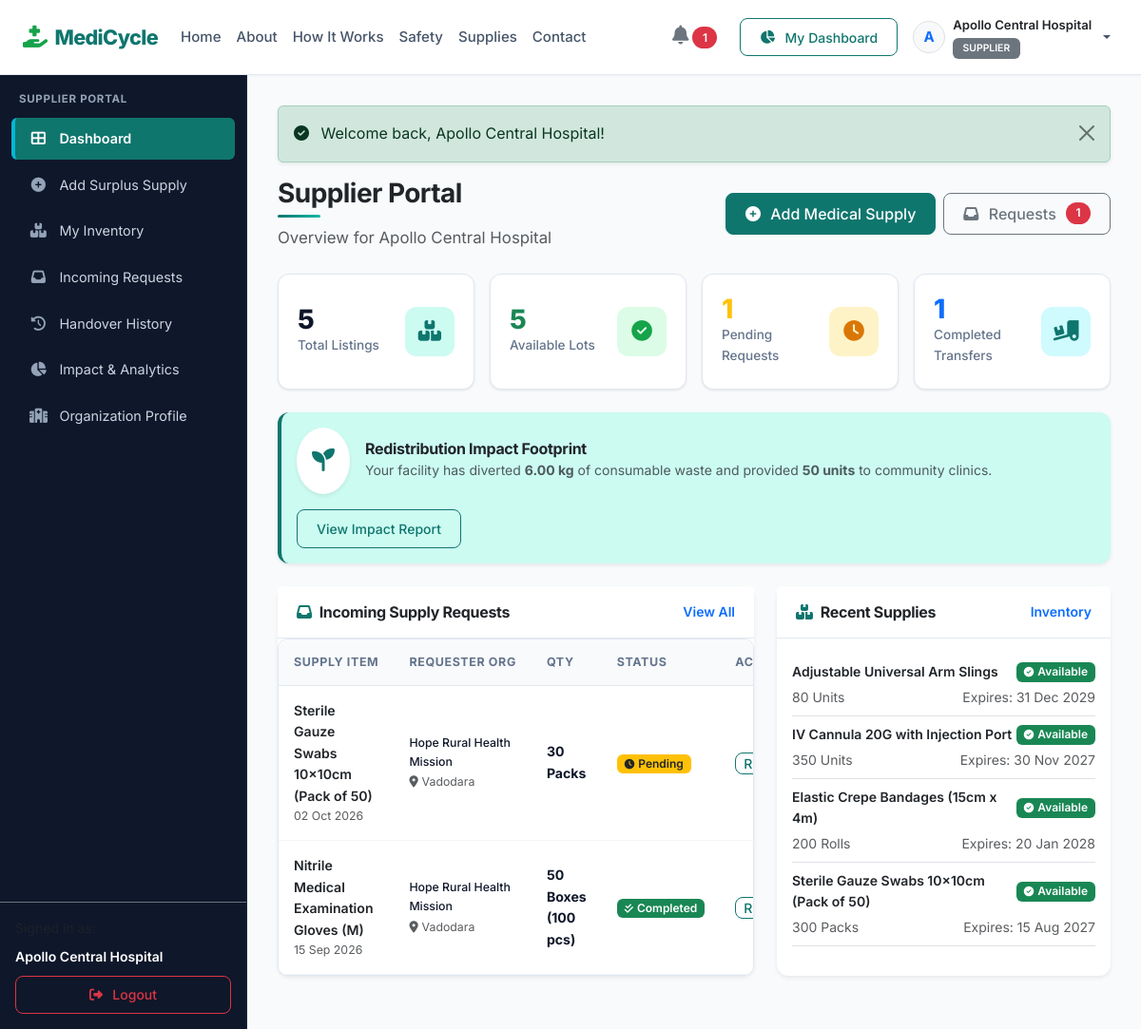
Screenshot of /supplier/dashboard.php (signed in) with the database file from the repository.
### tables this page shows
CREATE TABLE requests (
    id INT AUTO_INCREMENT PRIMARY KEY,
    supply_id INT NOT NULL,
    requester_id INT NOT NULL,
    requested_quantity INT NOT NULL,
    purpose VARCHAR(255) DEFAULT NULL,
    urgency ENUM('Low', 'Medium', 'High', 'Critical') DEFAULT 'Medium',
    preferred_collection_date DATE DEFAULT NULL,
    message TEXT,
    smart_match_score INT DEFAULT NULL,
    status ENUM('Pending', 'Accepted', 'Ready for Handover', 'Collected', 'Received', 'Completed', 'Rejected') DEFAULT 'Pending',
    supplier_remarks TEXT DEFAULT NULL,
    handover_code VARCHAR(30) DEFAULT NULL,
    requested_at TIMESTAMP DEFAULT CURRENT_TIMESTAMP,
    approved_at DATETIME DEFAULT NULL,
    ready_at DATETIME DEFAULT NULL,
    completed_at DATETIME DEFAULT NULL,
    CONSTRAINT fk_request_supply FOREIGN KEY (supply_id) REFERENCES medical_supplies(id) ON DELETE CASCADE,
    CONSTRAINT fk_request_user FOREIGN KEY (requester_id) REFERENCES users(id) ON DELETE CASCADE,
    INDEX idx_request_status (status)
);

CREATE TABLE medical_supplies (
    id INT AUTO_INCREMENT PRIMARY KEY,
    supplier_id INT NOT NULL,
    category_id INT NOT NULL,
    supply_name VARCHAR(150) NOT NULL,
    description TEXT,
    quantity INT NOT NULL,
    unit VARCHAR(50) NOT NULL,
    condition_status ENUM('New / Unopened', 'Sterile Sealed', 'Surplus Stock') NOT NULL,
    packaging_status ENUM('Original Factory Seal', 'Tamper Evident Packaging', 'Intact Outer Box') NOT NULL,
    expiry_date DATE NOT NULL,
    batch_number VARCHAR(100) DEFAULT NULL,
    storage_requirements VARCHAR(150) DEFAULT 'Room Temperature',
    location VARCHAR(150) NOT NULL,
    availability_date DATE DEFAULT NULL,
    minimum_request_quantity INT DEFAULT 1,
    status ENUM('Available', 'Reserved', 'Handed Over', 'Completed', 'Cancelled') DEFAULT 'Available',
    priority_score INT DEFAULT 50,
    priority_level ENUM('Low', 'Medium', 'High', 'Critical') DEFAULT 'Medium',
    created_at TIMESTAMP DEFAULT CURRENT_TIMESTAMP,
    updated_at TIMESTAMP DEFAULT CURRENT_TIMESTAMP ON UPDATE CURRENT_TIMESTAMP,
    CONSTRAINT fk_supply_supplier FOREIGN KEY (supplier_id) REFERENCES users(id) ON DELETE CASCADE,
    CONSTRAINT fk_supply_category FOREIGN KEY (category_id) REFERENCES categories(id) ON DELETE RESTRICT,
    INDEX idx_supply_status (status),
    INDEX idx_supply_expiry (expiry_date),
    INDEX idx_supply_priority (priority_score)
);

CREATE TABLE organizations (
    id INT AUTO_INCREMENT PRIMARY KEY,
    user_id INT NOT NULL,
    organization_name VARCHAR(150) NOT NULL,
    organization_type VARCHAR(50) NOT NULL,
    license_number VARCHAR(100) DEFAULT NULL,
    address TEXT NOT NULL,
    city VARCHAR(100) NOT NULL,
    state VARCHAR(100) NOT NULL,
    pincode VARCHAR(20) NOT NULL,
    verification_status ENUM('pending', 'verified', 'rejected') DEFAULT 'verified',
    created_at TIMESTAMP DEFAULT CURRENT_TIMESTAMP,
    CONSTRAINT fk_org_user FOREIGN KEY (user_id) REFERENCES users(id) ON DELETE CASCADE,
    INDEX idx_org_city (city)
);

### supplier/dashboard.php (the view, shortened to what the rows shown need)
<?php
require_once __DIR__ . '/../config/config.php';
$userId = $_SESSION['user_id'];
try {
    $stmt = $pdo->prepare("SELECT r.*, s.supply_name, s.unit, u.name as requester_name, o.organization_name, o.city
                           FROM requests r
                           JOIN medical_supplies s ON r.supply_id = s.id
                           JOIN users u ON r.requester_id = u.id
                           LEFT JOIN organizations o ON u.id = o.user_id
                           WHERE s.supplier_id = ?
                           ORDER BY r.requested_at DESC LIMIT 5");
    $stmt->execute([$userId]);
    $recentRequests = $stmt->fetchAll();
    $stmt = $pdo->prepare("SELECT s.*, c.category_name
                           FROM medical_supplies s
                           JOIN categories c ON s.category_id = c.id
                           WHERE s.supplier_id = ?
                           ORDER BY s.created_at DESC LIMIT 4");
    $stmt->execute([$userId]);
    $recentSupplies = $stmt->fetchAll();
} catch (PDOException $e) {
    error_log("Supplier dashboard error: " . $e->getMessage());
    $totalSupplies = $availableSupplies = $pendingRequests = $completedTransfers = 0;
    $impactData = ['total_qty' => 0, 'waste_avoided' => 0];
    $recentRequests = [];
    $recentSupplies = [];
}
include __DIR__ . '/../includes/header.php';
?>
<div class="app-container">
    <div class="app-content">
        <div class="row g-4 mb-4">
            <div class="col-lg-7">
                <div class="card h-100 border-0 shadow-sm">
                    <div class="card-body p-0">
                        <div class="table-responsive">
                            <table class="table table-hover align-middle mb-0">
                                <thead class="table-light">
                                    <tr>
                                        <th>Supply Item</th>
                                        <th>Requester Org</th>
                                        <th>Qty</th>
                                        <th>Status</th>
                                        <th>Action</th>
                                    </tr>
                                </thead>
                                <tbody>
                                    <?php if (!empty($recentRequests)): ?>
                                        <?php foreach ($recentRequests as $req): ?>
                                            <tr>
                                                <td>
                                                    <span class="fw-semibold text-dark"><?php echo e($req['supply_name']); ?></span>
                                                    <div class="text-muted small"><?php echo format_date($req['requested_at']); ?></div>
                                                </td>
                                                <td>
                                                    <span class="d-block small fw-medium"><?php echo e($req['organization_name'] ?? $req['requester_name']); ?></span>
                                                    <span class="text-muted small"><i class="fas fa-map-marker-alt me-1"></i><?php echo e($req['city'] ?? 'N/A'); ?></span>
                                                </td>
                                                <td class="fw-bold"><?php echo $req['requested_quantity'] . ' ' . e($req['unit']); ?></td>
                                                <td><?php echo status_badge($req['status']); ?></td>
                                                <td>
                                                    <a href="<?php echo BASE_URL; ?>/supplier/requests.php#req-<?php echo $req['id']; ?>" class="btn btn-sm btn-outline-primary py-0 px-2">
                                                        Review
                                                    </a>
                                                </td>
                                            </tr>
                                        <?php endforeach; ?>
                                    <?php endif; ?>
                                </tbody>
                            </table>
                        </div>
                    </div>
                </div>
            </div>
            <div class="col-lg-5">
                <div class="card h-100 border-0 shadow-sm">
                    <div class="card-body p-3">
                        <?php if (!empty($recentSupplies)): ?>
                            <div class="list-group list-group-flush">
                                <?php foreach ($recentSupplies as $supply): ?>
                                    <div class="list-group-item px-0 py-2 border-bottom">
                                        <div class="d-flex justify-content-between align-items-center mb-1">
                                            <span class="fw-semibold small text-dark"><?php echo e($supply['supply_name']); ?></span>
                                            <?php echo status_badge($supply['status']); ?>
                                        </div>
                                        <div class="d-flex justify-content-between small text-muted">
                                            <span><?php echo $supply['quantity'] . ' ' . e($supply['unit']); ?></span>
                                            <span>Expires: <?php echo format_date($supply['expiry_date']); ?></span>
                                        </div>
                                    </div>
                                <?php endforeach; ?>
                            </div>
                        <?php endif; ?>
                    </div>
                </div>
            </div>
        </div>
    </div>
</div>
<?php include __DIR__ . '/../includes/footer.php'; ?>

### includes/functions.php (shortened to what the rows shown need)
<?php
function e($string) {
    return htmlspecialchars((string)($string ?? ''), ENT_QUOTES, 'UTF-8');
}
function format_date($dateStr, $format = 'd M Y') {
    $timestamp = strtotime($dateStr);
    return $timestamp ? date($format, $timestamp) : 'N/A';
}
function status_badge($status) {
    $status = trim($status);
    $lower = strtolower($status);
    $class = match($lower) {
        'available', 'completed', 'received', 'verified' => 'bg-success text-white',
        'accepted' => 'bg-primary text-white',
        'ready for handover' => 'bg-info text-dark',
        'collected' => 'bg-secondary text-white',
        'pending', 'reserved' => 'bg-warning text-dark',
        'rejected', 'cancelled', 'inactive', 'suspended' => 'bg-danger text-white',
        default => 'bg-secondary text-white'
    };
    $icon = match($lower) {
        'available' => 'fa-check-circle',
        'accepted' => 'fa-thumbs-up',
        'ready for handover' => 'fa-box-open',
        'collected' => 'fa-people-carry-box',
        'completed', 'received' => 'fa-check-double',
        'pending' => 'fa-clock',
        'rejected', 'cancelled' => 'fa-times-circle',
        default => 'fa-circle'
    };
    return '<span class="badge ' . $class . ' px-2 py-1"><i class="fas ' . $icon . ' me-1 small"></i>' . e(ucfirst($status)) . '</span>';
}

### rows the page displays
requests: supply.supply_name "Sterile Gauze Swabs 10x10cm (Pack of 50)", requested_at "02 Oct 2026", organizations.organization_name "Hope Rural Health Mission", organizations.city "Vadodara", requested_quantity "30", supply.unit "Packs", status "Pending"
requests: supply.supply_name "Nitrile Medical Examination Gloves (M)", requested_at "15 Sep 2026", organizations.organization_name "Hope Rural Health Mission", organizations.city "Vadodara", requested_quantity "50", supply.unit "Boxes (100 pcs)", status "Completed"
medical_supplies: supply_name "Adjustable Universal Arm Slings", status "Available", quantity "80", unit "Units", expiry_date "31 Dec 2029"
medical_supplies: supply_name "IV Cannula 20G with Injection Port", status "Available", quantity "350", unit "Units", expiry_date "30 Nov 2027"
medical_supplies: supply_name "Elastic Crepe Bandages (15cm x 4m)", status "Available", quantity "200", unit "Rolls", expiry_date "20 Jan 2028"
medical_supplies: supply_name "Sterile Gauze Swabs 10x10cm (Pack of 50)", status "Available", quantity "300", unit "Packs", expiry_date "15 Aug 2027"

### other values shown
$unreadNotifCount "1"
substr($currentUser['name'], 0, 1) "A"
$currentUser['name'] "Apollo Central Hospital"
$currentUser['role'] "SUPPLIER"
$message "Welcome back, Apollo Central Hospital!"
$_SESSION['org_name'] "Apollo Central Hospital"
$pendingRequests "1"
$totalSupplies "5"
$availableSupplies "5"
$completedTransfers "1"
$impactData['waste_avoided'] "6.00"
$impactData['total_qty'] "50"
